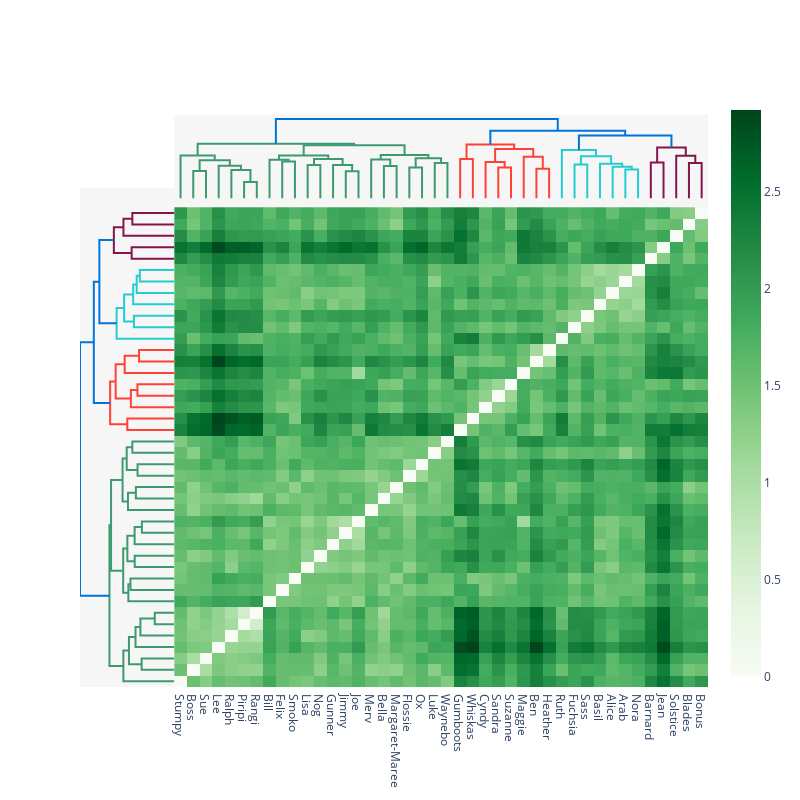

Notebook code cell kept with this figure:
### Code cell
import plotly.figure_factory as ff
import plotly.graph_objects as go

import numpy as np
from scipy.spatial.distance import pdist, squareform

# get data
data = kinship
#data_array = data.view((np.float, len(data.dtype.names)))
#data_array = data_array.transpose()
data_array = kinship
labels = list(kinship.index)
#labels = data.dtype.names


# Initialize figure by creating upper dendrogram
fig = ff.create_dendrogram(data_array, orientation='bottom', labels=labels)
for i in range(len(fig['data'])):
    fig['data'][i]['yaxis'] = 'y2'

# Create Side Dendrogram
dendro_side = ff.create_dendrogram(data_array, orientation='right')
for i in range(len(dendro_side['data'])):
    dendro_side['data'][i]['xaxis'] = 'x2'

# Add Side Dendrogram Data to Figure
for data in dendro_side['data']:
    fig.add_trace(data)

# Create Heatmap
dendro_leaves = dendro_side['layout']['yaxis']['ticktext']
dendro_leaves = list(map(int, dendro_leaves))
data_dist = pdist(data_array)
heat_data = squareform(data_dist)
heat_data = heat_data[dendro_leaves,:]
heat_data = heat_data[:,dendro_leaves]

heatmap = [
    go.Heatmap(
        x = dendro_leaves,
        y = dendro_leaves,
        z = heat_data,
        colorscale = 'Greens'
    )
]

heatmap[0]['x'] = fig['layout']['xaxis']['tickvals']
heatmap[0]['y'] = dendro_side['layout']['yaxis']['tickvals']

# Add Heatmap Data to Figure
for data in heatmap:
    fig.add_trace(data)

# Edit Layout
fig.update_layout({'width':800, 'height':800,
                         'showlegend':False, 'hovermode': 'closest',
                         })
# Edit xaxis
fig.update_layout(xaxis={'domain': [.15, 1],
                                  'mirror': False,
                                  'showgrid': False,
                                  'showline': False,
                                  'zeroline': False,
                                  'ticks':""})
# Edit xaxis2
fig.update_layout(xaxis2={'domain': [0, .15],
                                   'mirror': False,
                                   'showgrid': False,
                                   'showline': False,
                                   'zeroline': False,
                                   'showticklabels': False,
                                   'ticks':""})

# Edit yaxis
fig.update_layout(yaxis={'domain': [0, .85],
                                  'mirror': False,
                                  'showgrid': False,
                                  'showline': False,
                                  'zeroline': False,
                                  'showticklabels': False,
                                  'ticks': ""
                        })
# Edit yaxis2
fig.update_layout(yaxis2={'domain':[.825, .975],
                                   'mirror': False,
                                   'showgrid': False,
                                   'showline': False,
                                   'zeroline': False,
                                   'showticklabels': False,
                                   'ticks':""})

# Plot!
fig.update_layout(showlegend=False)
fig.update_layout(paper_bgcolor="white")
fig.update_layout(plot_bgcolor="#f6f6f6")

fig.show()

### Figure 1 — Plotly figure (JSON) as saved in the notebook; plotly's stock layout.template omitted (floating-point values rounded to 4 significant figures; data arrays with more than 128 entries replaced by an {"elided": "..."} marker saying what was removed)
{"data": [{"hoverinfo": "text", "marker": {"color": "rgb(61,153,112)"}, "mode": "lines", "type": "scatter", "x": [15, 15, 25, 25], "xaxis": "x", "y": [0, 1.009, 1.009, 0], "yaxis": "y2"}, {"hoverinfo": "text", "marker": {"color": "rgb(61,153,112)"}, "mode": "lines", "type": "scatter", "x": [55, 55, 65, 65], "xaxis": "x", "y": [0, 0.6028, 0.6028, 0], "yaxis": "y2"}, {"hoverinfo": "text", "marker": {"color": "rgb(61,153,112)"}, "mode": "lines", "type": "scatter", "x": [45, 45, 60, 60], "xaxis": "x", "y": [0, 1.048, 1.048, 0.6028], "yaxis": "y2"}, {"hoverinfo": "text", "marker": {"color": "rgb(61,153,112)"}, "mode": "lines", "type": "scatter", "x": [35, 35, 52.5, 52.5], "xaxis": "x", "y": [0, 1.2, 1.2, 1.048], "yaxis": "y2"}, {"hoverinfo": "text", "marker": {"color": "rgb(61,153,112)"}, "mode": "lines", "type": "scatter", "x": [20, 20, 43.75, 43.75], "xaxis": "x", "y": [1.009, 1.404, 1.404, 1.2], "yaxis": "y2"}, {"hoverinfo": "text", "marker": {"color": "rgb(61,153,112)"}, "mode": "lines", "type": "scatter", "x": [5, 5, 31.88, 31.88], "xaxis": "x", "y": [0, 1.576, 1.576, 1.404], "yaxis": "y2"}, {"hoverinfo": "text", "marker": {"color": "rgb(61,153,112)"}, "mode": "lines", "type": "scatter", "x": [85, 85, 95, 95], "xaxis": "x", "y": [0, 1.356, 1.356, 0], "yaxis": "y2"}, {"hoverinfo": "text", "marker": {"color": "rgb(61,153,112)"}, "mode": "lines", "type": "scatter", "x": [75, 75, 90, 90], "xaxis": "x", "y": [0, 1.422, 1.422, 1.356], "yaxis": "y2"}, {"hoverinfo": "text", "marker": {"color": "rgb(61,153,112)"}, "mode": "lines", "type": "scatter", "x": [105, 105, 115, 115], "xaxis": "x", "y": [0, 1.224, 1.224, 0], "yaxis": "y2"}, {"hoverinfo": "text", "marker": {"color": "rgb(61,153,112)"}, "mode": "lines", "type": "scatter", "x": [135, 135, 145, 145], "xaxis": "x", "y": [0, 1.003, 1.003, 0], "yaxis": "y2"}, {"hoverinfo": "text", "marker": {"color": "rgb(61,153,112)"}, "mode": "lines", "type": "scatter", "x": [125, 125, 140, 140], "xaxis": "x", "y": [0, 1.227, 1.227, 1.003], "yaxis": "y2"}, {"hoverinfo": "text", "marker": {"color": "rgb(61,153,112)"}, "mode": "lines", "type": "scatter", "x": [110, 110, 132.5, 132.5], "xaxis": "x", "y": [1.224, 1.452, 1.452, 1.227], "yaxis": "y2"}, {"hoverinfo": "text", "marker": {"color": "rgb(61,153,112)"}, "mode": "lines", "type": "scatter", "x": [82.5, 82.5, 121.2, 121.2], "xaxis": "x", "y": [1.422, 1.582, 1.582, 1.452], "yaxis": "y2"}, {"hoverinfo": "text", "marker": {"color": "rgb(61,153,112)"}, "mode": "lines", "type": "scatter", "x": [165, 165, 175, 175], "xaxis": "x", "y": [0, 1.188, 1.188, 0], "yaxis": "y2"}, {"hoverinfo": "text", "marker": {"color": "rgb(61,153,112)"}, "mode": "lines", "type": "scatter", "x": [155, 155, 170, 170], "xaxis": "x", "y": [0, 1.434, 1.434, 1.188], "yaxis": "y2"}, {"hoverinfo": "text", "marker": {"color": "rgb(61,153,112)"}, "mode": "lines", "type": "scatter", "x": [185, 185, 195, 195], "xaxis": "x", "y": [0, 1.137, 1.137, 0], "yaxis": "y2"}, {"hoverinfo": "text", "marker": {"color": "rgb(61,153,112)"}, "mode": "lines", "type": "scatter", "x": [205, 205, 215, 215], "xaxis": "x", "y": [0, 1.298, 1.298, 0], "yaxis": "y2"}, {"hoverinfo": "text", "marker": {"color": "rgb(61,153,112)"}, "mode": "lines", "type": "scatter", "x": [190, 190, 210, 210], "xaxis": "x", "y": [1.137, 1.473, 1.473, 1.298], "yaxis": "y2"}, {"hoverinfo": "text", "marker": {"color": "rgb(61,153,112)"}, "mode": "lines", "type": "scatter", "x": [162.5, 162.5, 200, 200], "xaxis": "x", "y": [1.434, 1.601, 1.601, 1.473], "yaxis": "y2"}, {"hoverinfo": "text", "marker": {"color": "rgb(61,153,112)"}, "mode": "lines", "type": "scatter", "x": [101.9, 101.9, 181.2, 181.2], "xaxis": "x", "y": [1.582, 1.958, 1.958, 1.601], "yaxis": "y2"}, {"hoverinfo": "text", "marker": {"color": "rgb(61,153,112)"}, "mode": "lines", "type": "scatter", "x": [18.44, 18.44, 141.6, 141.6], "xaxis": "x", "y": [1.576, 2.008, 2.008, 1.958], "yaxis": "y2"}, {"hoverinfo": "text", "marker": {"color": "rgb(255,65,54)"}, "mode": "lines", "type": "scatter", "x": [225, 225, 235, 235], "xaxis": "x", "y": [0, 1.453, 1.453, 0], "yaxis": "y2"}, {"hoverinfo": "text", "marker": {"color": "rgb(255,65,54)"}, "mode": "lines", "type": "scatter", "x": [255, 255, 265, 265], "xaxis": "x", "y": [0, 1.14, 1.14, 0], "yaxis": "y2"}, {"hoverinfo": "text", "marker": {"color": "rgb(255,65,54)"}, "mode": "lines", "type": "scatter", "x": [245, 245, 260, 260], "xaxis": "x", "y": [0, 1.343, 1.343, 1.14], "yaxis": "y2"}, {"hoverinfo": "text", "marker": {"color": "rgb(255,65,54)"}, "mode": "lines", "type": "scatter", "x": [285, 285, 295, 295], "xaxis": "x", "y": [0, 1.089, 1.089, 0], "yaxis": "y2"}, {"hoverinfo": "text", "marker": {"color": "rgb(255,65,54)"}, "mode": "lines", "type": "scatter", "x": [275, 275, 290, 290], "xaxis": "x", "y": [0, 1.537, 1.537, 1.089], "yaxis": "y2"}, {"hoverinfo": "text", "marker": {"color": "rgb(255,65,54)"}, "mode": "lines", "type": "scatter", "x": [252.5, 252.5, 282.5, 282.5], "xaxis": "x", "y": [1.343, 1.816, 1.816, 1.537], "yaxis": "y2"}, {"hoverinfo": "text", "marker": {"color": "rgb(255,65,54)"}, "mode": "lines", "type": "scatter", "x": [230, 230, 267.5, 267.5], "xaxis": "x", "y": [1.453, 1.986, 1.986, 1.816], "yaxis": "y2"}, {"hoverinfo": "text", "marker": {"color": "rgb(35,205,205)"}, "mode": "lines", "type": "scatter", "x": [315, 315, 325, 325], "xaxis": "x", "y": [0, 1.249, 1.249, 0], "yaxis": "y2"}, {"hoverinfo": "text", "marker": {"color": "rgb(35,205,205)"}, "mode": "lines", "type": "scatter", "x": [355, 355, 365, 365], "xaxis": "x", "y": [0, 1.066, 1.066, 0], "yaxis": "y2"}, {"hoverinfo": "text", "marker": {"color": "rgb(35,205,205)"}, "mode": "lines", "type": "scatter", "x": [345, 345, 360, 360], "xaxis": "x", "y": [0, 1.163, 1.163, 1.066], "yaxis": "y2"}, {"hoverinfo": "text", "marker": {"color": "rgb(35,205,205)"}, "mode": "lines", "type": "scatter", "x": [335, 335, 352.5, 352.5], "xaxis": "x", "y": [0, 1.272, 1.272, 1.163], "yaxis": "y2"}, {"hoverinfo": "text", "marker": {"color": "rgb(35,205,205)"}, "mode": "lines", "type": "scatter", "x": [320, 320, 343.8, 343.8], "xaxis": "x", "y": [1.249, 1.553, 1.553, 1.272], "yaxis": "y2"}, {"hoverinfo": "text", "marker": {"color": "rgb(35,205,205)"}, "mode": "lines", "type": "scatter", "x": [305, 305, 331.9, 331.9], "xaxis": "x", "y": [0, 1.786, 1.786, 1.553], "yaxis": "y2"}, {"hoverinfo": "text", "marker": {"color": "rgb(133,20,75)"}, "mode": "lines", "type": "scatter", "x": [375, 375, 385, 385], "xaxis": "x", "y": [0, 1.32, 1.32, 0], "yaxis": "y2"}, {"hoverinfo": "text", "marker": {"color": "rgb(133,20,75)"}, "mode": "lines", "type": "scatter", "x": [405, 405, 415, 415], "xaxis": "x", "y": [0, 1.298, 1.298, 0], "yaxis": "y2"}, {"hoverinfo": "text", "marker": {"color": "rgb(133,20,75)"}, "mode": "lines", "type": "scatter", "x": [395, 395, 410, 410], "xaxis": "x", "y": [0, 1.574, 1.574, 1.298], "yaxis": "y2"}, {"hoverinfo": "text", "marker": {"color": "rgb(133,20,75)"}, "mode": "lines", "type": "scatter", "x": [380, 380, 402.5, 402.5], "xaxis": "x", "y": [1.32, 1.872, 1.872, 1.574], "yaxis": "y2"}, {"hoverinfo": "text", "marker": {"color": "rgb(0,116,217)"}, "mode": "lines", "type": "scatter", "x": [318.4, 318.4, 391.2, 391.2], "xaxis": "x", "y": [1.786, 2.321, 2.321, 1.872], "yaxis": "y2"}, {"hoverinfo": "text", "marker": {"color": "rgb(0,116,217)"}, "mode": "lines", "type": "scatter", "x": [248.8, 248.8, 354.8, 354.8], "xaxis": "x", "y": [1.986, 2.493, 2.493, 2.321], "yaxis": "y2"}, {"hoverinfo": "text", "marker": {"color": "rgb(0,116,217)"}, "mode": "lines", "type": "scatter", "x": [80, 80, 301.8, 301.8], "xaxis": "x", "y": [2.008, 2.921, 2.921, 2.493], "yaxis": "y2"}, {"hoverinfo": "text", "marker": {"color": "rgb(61,153,112)"}, "mode": "lines", "type": "scatter", "x": [0, -1.009, -1.009, 0], "xaxis": "x2", "y": [15, 15, 25, 25], "yaxis": "y"}, {"hoverinfo": "text", "marker": {"color": "rgb(61,153,112)"}, "mode": "lines", "type": "scatter", "x": [0, -0.6028, -0.6028, 0], "xaxis": "x2", "y": [55, 55, 65, 65], "yaxis": "y"}, {"hoverinfo": "text", "marker": {"color": "rgb(61,153,112)"}, "mode": "lines", "type": "scatter", "x": [0, -1.048, -1.048, -0.6028], "xaxis": "x2", "y": [45, 45, 60, 60], "yaxis": "y"}, {"hoverinfo": "text", "marker": {"color": "rgb(61,153,112)"}, "mode": "lines", "type": "scatter", "x": [0, -1.2, -1.2, -1.048], "xaxis": "x2", "y": [35, 35, 52.5, 52.5], "yaxis": "y"}, {"hoverinfo": "text", "marker": {"color": "rgb(61,153,112)"}, "mode": "lines", "type": "scatter", "x": [-1.009, -1.404, -1.404, -1.2], "xaxis": "x2", "y": [20, 20, 43.75, 43.75], "yaxis": "y"}, {"hoverinfo": "text", "marker": {"color": "rgb(61,153,112)"}, "mode": "lines", "type": "scatter", "x": [0, -1.576, -1.576, -1.404], "xaxis": "x2", "y": [5, 5, 31.88, 31.88], "yaxis": "y"}, {"hoverinfo": "text", "marker": {"color": "rgb(61,153,112)"}, "mode": "lines", "type": "scatter", "x": [0, -1.356, -1.356, 0], "xaxis": "x2", "y": [85, 85, 95, 95], "yaxis": "y"}, {"hoverinfo": "text", "marker": {"color": "rgb(61,153,112)"}, "mode": "lines", "type": "scatter", "x": [0, -1.422, -1.422, -1.356], "xaxis": "x2", "y": [75, 75, 90, 90], "yaxis": "y"}, {"hoverinfo": "text", "marker": {"color": "rgb(61,153,112)"}, "mode": "lines", "type": "scatter", "x": [0, -1.224, -1.224, 0], "xaxis": "x2", "y": [105, 105, 115, 115], "yaxis": "y"}, {"hoverinfo": "text", "marker": {"color": "rgb(61,153,112)"}, "mode": "lines", "type": "scatter", "x": [0, -1.003, -1.003, 0], "xaxis": "x2", "y": [135, 135, 145, 145], "yaxis": "y"}, {"hoverinfo": "text", "marker": {"color": "rgb(61,153,112)"}, "mode": "lines", "type": "scatter", "x": [0, -1.227, -1.227, -1.003], "xaxis": "x2", "y": [125, 125, 140, 140], "yaxis": "y"}, {"hoverinfo": "text", "marker": {"color": "rgb(61,153,112)"}, "mode": "lines", "type": "scatter", "x": [-1.224, -1.452, -1.452, -1.227], "xaxis": "x2", "y": [110, 110, 132.5, 132.5], "yaxis": "y"}, {"hoverinfo": "text", "marker": {"color": "rgb(61,153,112)"}, "mode": "lines", "type": "scatter", "x": [-1.422, -1.582, -1.582, -1.452], "xaxis": "x2", "y": [82.5, 82.5, 121.2, 121.2], "yaxis": "y"}, {"hoverinfo": "text", "marker": {"color": "rgb(61,153,112)"}, "mode": "lines", "type": "scatter", "x": [0, -1.188, -1.188, 0], "xaxis": "x2", "y": [165, 165, 175, 175], "yaxis": "y"}, {"hoverinfo": "text", "marker": {"color": "rgb(61,153,112)"}, "mode": "lines", "type": "scatter", "x": [0, -1.434, -1.434, -1.188], "xaxis": "x2", "y": [155, 155, 170, 170], "yaxis": "y"}, {"hoverinfo": "text", "marker": {"color": "rgb(61,153,112)"}, "mode": "lines", "type": "scatter", "x": [0, -1.137, -1.137, 0], "xaxis": "x2", "y": [185, 185, 195, 195], "yaxis": "y"}, {"hoverinfo": "text", "marker": {"color": "rgb(61,153,112)"}, "mode": "lines", "type": "scatter", "x": [0, -1.298, -1.298, 0], "xaxis": "x2", "y": [205, 205, 215, 215], "yaxis": "y"}, {"hoverinfo": "text", "marker": {"color": "rgb(61,153,112)"}, "mode": "lines", "type": "scatter", "x": [-1.137, -1.473, -1.473, -1.298], "xaxis": "x2", "y": [190, 190, 210, 210], "yaxis": "y"}, {"hoverinfo": "text", "marker": {"color": "rgb(61,153,112)"}, "mode": "lines", "type": "scatter", "x": [-1.434, -1.601, -1.601, -1.473], "xaxis": "x2", "y": [162.5, 162.5, 200, 200], "yaxis": "y"}, {"hoverinfo": "text", "marker": {"color": "rgb(61,153,112)"}, "mode": "lines", "type": "scatter", "x": [-1.582, -1.958, -1.958, -1.601], "xaxis": "x2", "y": [101.9, 101.9, 181.2, 181.2], "yaxis": "y"}, {"hoverinfo": "text", "marker": {"color": "rgb(61,153,112)"}, "mode": "lines", "type": "scatter", "x": [-1.576, -2.008, -2.008, -1.958], "xaxis": "x2", "y": [18.44, 18.44, 141.6, 141.6], "yaxis": "y"}, {"hoverinfo": "text", "marker": {"color": "rgb(255,65,54)"}, "mode": "lines", "type": "scatter", "x": [0, -1.453, -1.453, 0], "xaxis": "x2", "y": [225, 225, 235, 235], "yaxis": "y"}, {"hoverinfo": "text", "marker": {"color": "rgb(255,65,54)"}, "mode": "lines", "type": "scatter", "x": [0, -1.14, -1.14, 0], "xaxis": "x2", "y": [255, 255, 265, 265], "yaxis": "y"}, {"hoverinfo": "text", "marker": {"color": "rgb(255,65,54)"}, "mode": "lines", "type": "scatter", "x": [0, -1.343, -1.343, -1.14], "xaxis": "x2", "y": [245, 245, 260, 260], "yaxis": "y"}, {"hoverinfo": "text", "marker": {"color": "rgb(255,65,54)"}, "mode": "lines", "type": "scatter", "x": [0, -1.089, -1.089, 0], "xaxis": "x2", "y": [285, 285, 295, 295], "yaxis": "y"}, {"hoverinfo": "text", "marker": {"color": "rgb(255,65,54)"}, "mode": "lines", "type": "scatter", "x": [0, -1.537, -1.537, -1.089], "xaxis": "x2", "y": [275, 275, 290, 290], "yaxis": "y"}, {"hoverinfo": "text", "marker": {"color": "rgb(255,65,54)"}, "mode": "lines", "type": "scatter", "x": [-1.343, -1.816, -1.816, -1.537], "xaxis": "x2", "y": [252.5, 252.5, 282.5, 282.5], "yaxis": "y"}, {"hoverinfo": "text", "marker": {"color": "rgb(255,65,54)"}, "mode": "lines", "type": "scatter", "x": [-1.453, -1.986, -1.986, -1.816], "xaxis": "x2", "y": [230, 230, 267.5, 267.5], "yaxis": "y"}, {"hoverinfo": "text", "marker": {"color": "rgb(35,205,205)"}, "mode": "lines", "type": "scatter", "x": [0, -1.249, -1.249, 0], "xaxis": "x2", "y": [315, 315, 325, 325], "yaxis": "y"}, {"hoverinfo": "text", "marker": {"color": "rgb(35,205,205)"}, "mode": "lines", "type": "scatter", "x": [0, -1.066, -1.066, 0], "xaxis": "x2", "y": [355, 355, 365, 365], "yaxis": "y"}, {"hoverinfo": "text", "marker": {"color": "rgb(35,205,205)"}, "mode": "lines", "type": "scatter", "x": [0, -1.163, -1.163, -1.066], "xaxis": "x2", "y": [345, 345, 360, 360], "yaxis": "y"}, {"hoverinfo": "text", "marker": {"color": "rgb(35,205,205)"}, "mode": "lines", "type": "scatter", "x": [0, -1.272, -1.272, -1.163], "xaxis": "x2", "y": [335, 335, 352.5, 352.5], "yaxis": "y"}, {"hoverinfo": "text", "marker": {"color": "rgb(35,205,205)"}, "mode": "lines", "type": "scatter", "x": [-1.249, -1.553, -1.553, -1.272], "xaxis": "x2", "y": [320, 320, 343.8, 343.8], "yaxis": "y"}, {"hoverinfo": "text", "marker": {"color": "rgb(35,205,205)"}, "mode": "lines", "type": "scatter", "x": [0, -1.786, -1.786, -1.553], "xaxis": "x2", "y": [305, 305, 331.9, 331.9], "yaxis": "y"}, {"hoverinfo": "text", "marker": {"color": "rgb(133,20,75)"}, "mode": "lines", "type": "scatter", "x": [0, -1.32, -1.32, 0], "xaxis": "x2", "y": [375, 375, 385, 385], "yaxis": "y"}, {"hoverinfo": "text", "marker": {"color": "rgb(133,20,75)"}, "mode": "lines", "type": "scatter", "x": [0, -1.298, -1.298, 0], "xaxis": "x2", "y": [405, 405, 415, 415], "yaxis": "y"}, {"hoverinfo": "text", "marker": {"color": "rgb(133,20,75)"}, "mode": "lines", "type": "scatter", "x": [0, -1.574, -1.574, -1.298], "xaxis": "x2", "y": [395, 395, 410, 410], "yaxis": "y"}, {"hoverinfo": "text", "marker": {"color": "rgb(133,20,75)"}, "mode": "lines", "type": "scatter", "x": [-1.32, -1.872, -1.872, -1.574], "xaxis": "x2", "y": [380, 380, 402.5, 402.5], "yaxis": "y"}, {"hoverinfo": "text", "marker": {"color": "rgb(0,116,217)"}, "mode": "lines", "type": "scatter", "x": [-1.786, -2.321, -2.321, -1.872], "xaxis": "x2", "y": [318.4, 318.4, 391.2, 391.2], "yaxis": "y"}, {"hoverinfo": "text", "marker": {"color": "rgb(0,116,217)"}, "mode": "lines", "type": "scatter", "x": [-1.986, -2.493, -2.493, -2.321], "xaxis": "x2", "y": [248.8, 248.8, 354.8, 354.8], "yaxis": "y"}, {"hoverinfo": "text", "marker": {"color": "rgb(0,116,217)"}, "mode": "lines", "type": "scatter", "x": [-2.008, -2.921, -2.921, -2.493], "xaxis": "x2", "y": [80, 80, 301.8, 301.8], "yaxis": "y"}, {"colorscale": [[0, "rgb(247,252,245)"], [0.125, "rgb(229,245,224)"], [0.25, "rgb(199,233,192)"], [0.375, "rgb(161,217,155)"], [0.5, "rgb(116,196,118)"], [0.625, "rgb(65,171,93)"], [0.75, "rgb(35,139,69)"], [0.875, "rgb(0,109,44)"], [1, "rgb(0,68,27)"]], "type": "heatmap", "x": [5, 15, 25, 35, 45, 55, 65, 75, 85, 95, 105, 115, 125, 135, 145, 155, 165, 175, 185, 195, 205, 215, 225, 235, 245, 255, 265, 275, 285, 295, 305, 315, 325, 335, 345, 355, 365, 375, 385, 395, 405, 415], "y": [5, 15, 25, 35, 45, 55, 65, 75, 85, 95, 105, 115, 125, 135, 145, 155, 165, 175, 185, 195, 205, 215, 225, 235, 245, 255, 265, 275, 285, 295, 305, 315, 325, 335, 345, 355, 365, 375, 385, 395, 405, 415], "z": {"elided": "42x42 float values"}}], "layout": {"autosize": false, "height": 800, "hovermode": "closest", "paper_bgcolor": "white", "plot_bgcolor": "#f6f6f6", "showlegend": false, "width": 800, "xaxis": {"autorange": true, "domain": [0.15, 1], "mirror": false, "range": [0, 420], "rangemode": "tozero", "showgrid": false, "showline": false, "showticklabels": true, "tickmode": "array", "ticks": "", "ticktext": ["Stumpy", "Boss", "Sue", "Lee", "Ralph", "Piripi", "Rangi", "Bill", "Felix", "Smoko", "Lisa", "Nog", "Gunner", "Jimmy", "Joe", "Merv", "Bella", "Margaret-Maree", "Flossie", "Ox", "Luke", "Waynebo", "Gumboots", "Whiskas", "Cyndy", "Sandra", "Suzanne", "Maggie", "Ben", "Heather", "Ruth", "Fuchsia", "Sass", "Basil", "Alice", "Arab", "Nora", "Barnard", "Jean", "Solstice", "Blades", "Bonus"], "tickvals": [5, 15, 25, 35, 45, 55, 65, 75, 85, 95, 105, 115, 125, 135, 145, 155, 165, 175, 185, 195, 205, 215, 225, 235, 245, 255, 265, 275, 285, 295, 305, 315, 325, 335, 345, 355, 365, 375, 385, 395, 405, 415], "type": "linear", "zeroline": false}, "xaxis2": {"autorange": true, "domain": [0, 0.15], "mirror": false, "range": [-2.921, 0], "showgrid": false, "showline": false, "showticklabels": false, "ticks": "", "type": "linear", "zeroline": false}, "yaxis": {"autorange": true, "domain": [0, 0.85], "mirror": false, "range": [0, 436.8], "rangemode": "tozero", "showgrid": false, "showline": false, "showticklabels": false, "ticks": "", "type": "linear", "zeroline": false}, "yaxis2": {"autorange": true, "domain": [0.825, 0.975], "mirror": false, "range": [-0.1623, 3.084], "showgrid": false, "showline": false, "showticklabels": false, "ticks": "", "type": "linear", "zeroline": false}}}
